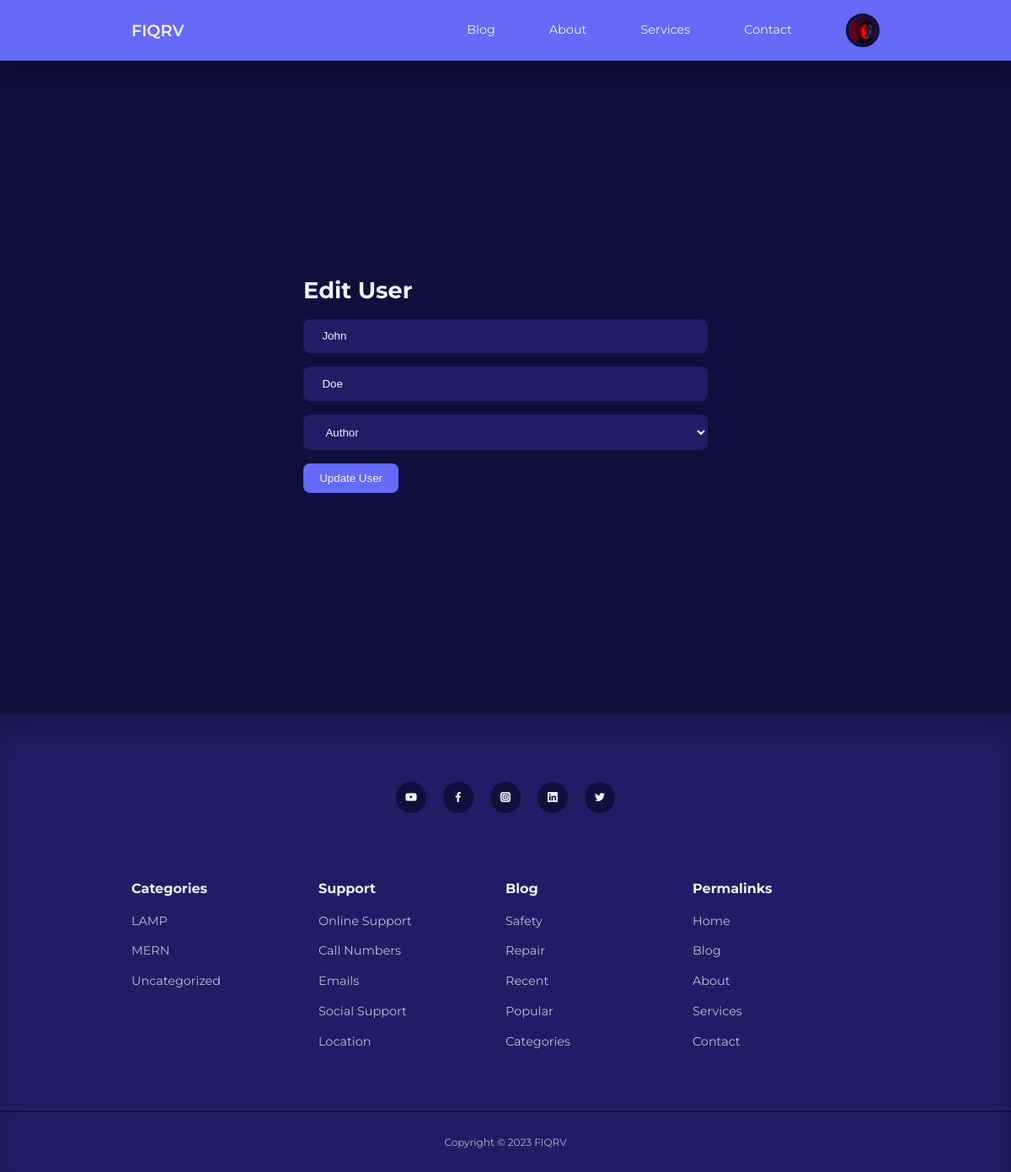
The page /admin/edit-user.php?id=9 (signed in) on the database its author committed.
### tables this page shows
CREATE TABLE `users` (
  `id` int(11) UNSIGNED NOT NULL,
  `firstname` varchar(50) NOT NULL,
  `lastname` varchar(50) NOT NULL,
  `username` varchar(50) NOT NULL,
  `email` varchar(100) NOT NULL,
  `password` varchar(255) NOT NULL,
  `avatar` varchar(255) NOT NULL,
  `is_admin` tinyint(1) NOT NULL
);

CREATE TABLE `categories` (
  `id` int(11) UNSIGNED NOT NULL,
  `title` varchar(50) NOT NULL,
  `description` text NOT NULL
);

### admin/partials/header.php (called while the page is built, shortened)
<?php
require '../partials/header.php';

### admin/edit-user.php (the view, shortened to what this page needs)
<?php
include 'partials/header.php';
if(isset($_GET['id'])){
    $id = filter_var($_GET['id'], FILTER_SANITIZE_NUMBER_INT);
    $query = "SELECT * FROM users WHERE id=$id";
    $result = mysqli_query($connection, $query);
    $user = mysqli_fetch_assoc($result);
} else {
    header('location: '. ROOT_URL .'admin/manage-users.php');
    die();
}
?>
<section class="form__section">
    <div class="container form__section-container">
        <h2>Edit User</h2>
        <form action="<?= ROOT_URL?>admin/edit-user-logic.php" enctype="multipart/form-data" method="POST">
            <input type="text" name="firstname" value="<?= $user['firstname']?>" placeholder="First Name">
            <input type="text" name="lastname" value="<?= $user['lastname']?>" placeholder="Last Name">
            <select name="userrole">
                <option value="0">Author</option>
            </select>
            <button class="btn" type="submit" name="submit">Update User</button>
        </form>
    </div>
</section>
<?php
include '../partials/footer.php';
?>

### partials/header.php (shortened to what this page needs)
<?php
require 'config/database.php';
if(isset($_SESSION['user-id'])){
    $id = filter_var($_SESSION['user-id'], FILTER_SANITIZE_NUMBER_INT);
    $query = "SELECT avatar FROM users WHERE id=$id";
    $result = mysqli_query($connection, $query);
    $avatar = mysqli_fetch_assoc($result);
}
?>
<!DOCTYPE html>
<html lang="en">
<head>
    <link rel="stylesheet" href="<?= ROOT_URL?>css/style.css">
    <link rel="stylesheet" href="https://unicons.iconscout.com/release/v4.0.0/css/line.css">
</head>
<body>
    <nav>
        <div class="container nav__container">
            <a href="<?= ROOT_URL?>index.php" class="nav__logo">FIQRV</a>
            <ul class="nav__items">
                <li><a href="<?= ROOT_URL?>blog.php">Blog</a></li>
                <li><a href="<?= ROOT_URL?>about.php">About</a></li>
                <li><a href="<?= ROOT_URL?>services.php">Services</a></li>
                <li><a href="<?= ROOT_URL?>contact.php">Contact</a></li>
                <?php if(isset($_SESSION['user-id'])) : ?>
                <li class="nav__profile">
                    <div class="avatar">
                        <img src="<?= ROOT_URL . 'images/' . $avatar['avatar']?>">
                    </div>
                </li>
                <?php else :?>
                <li><a href="<?= ROOT_URL?>signin.php">Signin</a></li>
                <?php endif?>
            </ul>
        </div>
    </nav>

### partials/footer.php (shortened to what this page needs)
<?php
$categories_query = "SELECT * FROM categories ORDER BY title";
$categories = mysqli_query($connection, $categories_query);
?>
<footer>
        <div class="footer__socials">
            <a href="https://youtube.com" target="_blank"><i class="uil uil-youtube"></i></a>
            <a href="https://facebook.com" target="_blank"><i class="uil uil-facebook-f"></i></a>
            <a href="https://instagram.com" target="_blank"><i class="uil uil-instagram-alt"></i></a>
            <a href="https://linkedin.com" target="_blank"><i class="uil uil-linkedin"></i></a>
            <a href="https://twitter.com" target="_blank"><i class="uil uil-twitter"></i></a>
        </div>
        <div class="container footer__container">
            <article>
                <h4>Categories</h4>
                <?php if(mysqli_num_rows($categories) > 0) :?>
                <ul>
                    <?php while($category = mysqli_fetch_assoc($categories)) : ?>
                    <li><a href="<?= ROOT_URL ?>category-posts.php?id=<?=$category['id']?>"><?=$category['title']?></a></li>
                    <?php endwhile; ?>
                </ul>
                <?php else :?>
                <div class="alert__message error">
                    <p><?= "No categories found"?></p>
                </div>
                <?php endif?>
            </article>
            <article>
                <h4>Support</h4>
                <ul>
                    <li><a href="">Online Support</a></li>
                    <li><a href="">Call Numbers</a></li>
                    <li><a href="">Emails</a></li>
                    <li><a href="">Social Support</a></li>
                    <li><a href="">Location</a></li>
                </ul>
            </article>
            <article>
                <h4>Blog</h4>
                <ul>
                    <li><a href="">Safety</a></li>
                    <li><a href="">Repair</a></li>
                    <li><a href="">Recent</a></li>
                    <li><a href="">Popular</a></li>
                    <li><a href="">Categories</a></li>
                </ul>
            </article>
            <article>
                <h4>Permalinks</h4>
                <ul>
                    <li><a href="<?= ROOT_URL?>index.php">Home</a></li>
                    <li><a href="<?= ROOT_URL?>blog.php">Blog</a></li>
                    <li><a href="<?= ROOT_URL?>about.php">About</a></li>
                    <li><a href="<?= ROOT_URL?>services.php">Services</a></li>
                    <li><a href="<?= ROOT_URL?>contact.php">Contact</a></li>
                </ul>
            </article>
        </div>
        <div class="footer__copyright">
            <small>Copyright &copy; 2023 FIQRV</small>
        </div>
    </footer>
</body>
</html>

### css/style.css (style rules this page uses)
:root { --color-primary:#656af8; --color-primary-light:hsl(242, 91%, 69%, 18%); --color-primary-variant:#5854c7; --color-red:#da0f3f; --color-red-light:hsl(346, 87%, 46%, 15%); --color-green:#00c476; --color-green-light:hsl(156, 100%, 38%, 15%); --color-gray-900:#1e1e66; --color-gray-700:#2d2b7c; --color-gray-300:rgba(242, 242, 254, 0.3); --color-gray-200:rgba(242, 242, 254, 0.7); --color-white:#f2f2fe; --color-bg:#0f0f3e; ---transition: all 300ms ease; --container-width-lg: 74%; --container-width-md: 88%; --form-width: 40%; --card-border-radius-1: 0.3rem; --card-border-radius-2: 0.5rem; --card-border-radius-3: 0.8rem; --card-border-radius-4: 2rem; --card-border-radius-5: 5rem; }
* { margin: 0; padding: 0; outline: 0; border: 0; appearance: 0; list-style: none; text-decoration: none; box-sizing: border-box; }
body { font-family: 'Montserrat', sans-serif; line-height: 1.6; color: var(--color-gray-200); overflow-x: hidden; background: var(--color-bg); font-size: 0.9rem; }
.container { width: var(--container-width-lg); max-width: 1800px; margin-inline: auto; }
section { margin-top: 3rem; width: 100vw; }
h1, h2, h3, h4, h5 { color: var(--color-white); line-height: 1.3; }
h2 { font-size: 1.7rem; margin: 1rem 0; }
h4 { font-size: 1rem; }
a { color: var(--color-white); transition: var(---transition); }
img { display: block; width: 100%; object-fit: cover; }
nav { background: var(--color-primary); width: 100vw; height: 4.5rem; position: fixed; top: 0; z-index: 10; box-shadow: 0 1rem 1rem rgba(0, 0, 0, 0.2); }
.nav__container { height: 100%; display: flex; align-items: center; justify-content: space-between; }
.avatar { width: 2.5rem; height: 2.5rem; border-radius: 50%; overflow: hidden; border: 0.3rem solid var(--color-bg); }
.nav__logo { font-weight: 600; font-size: 1.2rem; }
.nav__items { display: flex; align-items: center; gap: 4rem; }
.nav__profile { position: relative; cursor: pointer; }
footer { background: var(--color-gray-900); padding: 5rem 0 0; box-shadow: inset 0 1.5rem 1.5rem rgba(0, 0, 0, 0.2); }
.footer__socials { margin-inline: auto; width: fit-content; margin-bottom: 5rem; display: flex; justify-content: space-between; align-items: center; gap: 1.2rem; }
.footer__socials a { background: var(--color-bg); border-radius: 50%; width: 2.3rem; height: 2.3rem; display: flex; align-items: center; justify-content: center; }
.footer__container { display: grid; grid-template-columns: repeat(4, 1fr) }
footer h4 { color: var(--color-white); margin-bottom: 0.6rem; }
footer ul li { padding: 0.4rem 0; }
footer ul a { opacity: 0.75; }
.footer__copyright { text-align: center; padding: 1.5rem 0; border-top: 2px solid var(--color-bg); margin-top: 4rem; }
.btn { display: inline-block; width: fit-content; padding: 0.6rem 1.2rem; background-color: var(--color-primary); border-radius: var(--card-border-radius-2); cursor: pointer; transition: var(---transition); color: var(--color-white); }
.form__section { display: grid; place-items: center; height: 100vh; }
.form__section-container { width: var(--form-width); }
form { display: flex; flex-direction: column; gap: 1rem; }
input, textarea, select { padding: 0.8rem 1.4rem; background-color: var(--color-gray-900); border-radius: var(--card-border-radius-2); resize: none; color: var(--color-white); }

### rows shown on the page
users: avatar (picture)
users: firstname "John", lastname "Doe"
categories: title "LAMP"
categories: title "MERN"
categories: title "Uncategorized"
